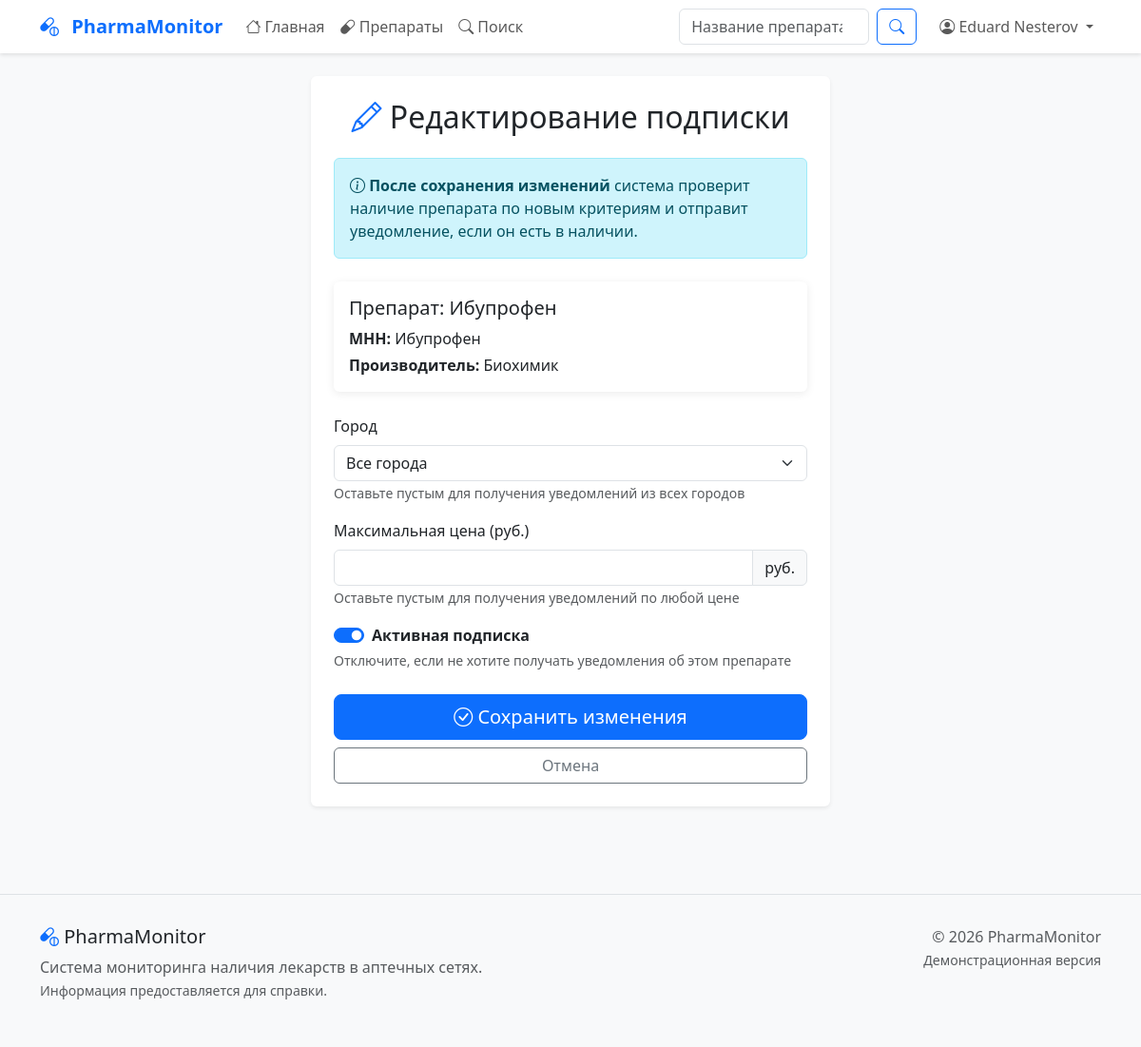
Page /drugs/subscriptions/19/edit/ (signed in) on the committed database.
### drugs/models.py (models this page shows, shortened)
class CustomUser(AbstractBaseUser, PermissionsMixin):
    email = models.EmailField("Электронная почта", unique=True)
    username = models.CharField("Имя пользователя", max_length=150, unique=True, blank=True, null=True)
    first_name = models.CharField("Имя", max_length=150, blank=True)
    last_name = models.CharField("Фамилия", max_length=150, blank=True)
    is_staff = models.BooleanField("Сотрудник", default=False)
    is_active = models.BooleanField("Активен", default=True)
    date_joined = models.DateTimeField("Дата регистрации", auto_now_add=True)
    email_notifications = models.BooleanField("Email уведомления", default=True)
    objects = CustomUserManager()
    USERNAME_FIELD = 'email'
    REQUIRED_FIELDS = ['username']  # Важно: добавьте username сюда
    class Meta:
        verbose_name = "Пользователь"
        verbose_name_plural = "Пользователи"
        db_table = 'custom_user'  # Явно указываем имя таблицы
    def get_full_name(self):
        full_name = f"{self.first_name} {self.last_name}".strip()
        return full_name if full_name else self.email

class UserSubscription(models.Model):
    user = models.ForeignKey(settings.AUTH_USER_MODEL, on_delete=models.CASCADE, verbose_name="Пользователь")
    drug = models.ForeignKey(Drug, on_delete=models.CASCADE, verbose_name="Препарат")
    city = models.CharField("Город", max_length=100, blank=True, null=True)
    max_price = models.DecimalField("Максимальная цена", max_digits=10, decimal_places=2, blank=True, null=True)
    is_active = models.BooleanField("Активна", default=True)
    created_at = models.DateTimeField("Дата создания", auto_now_add=True)
    class Meta:
        verbose_name = "Подписка пользователя"
        verbose_name_plural = "Подписки пользователей"
        unique_together = ['user', 'drug', 'city']

class Drug(models.Model):
    mnn = models.CharField("МНН (Международное название)", max_length=255)
    trade_name = models.CharField("Торговое название", max_length=255)
    form = models.CharField("Форма выпуска", max_length=100)
    dosage = models.CharField("Дозировка", max_length=100)
    manufacturer = models.CharField("Производитель", max_length=255)
    atx_code = models.CharField("АТХ код", max_length=20, blank=True, null=True)
    description = models.TextField("Описание", blank=True, null=True)
    created_at = models.DateTimeField("Дата добавления", auto_now_add=True)
    updated_at = models.DateTimeField("Дата обновления", auto_now=True)
    class Meta:
        verbose_name = "Препарат"
        verbose_name_plural = "Препараты"
        ordering = ['trade_name']

### drugs/views.py (the view)
# urls.py: path('subscriptions/<int:subscription_id>/edit/', views.edit_subscription, name='edit_subscription'),
@login_required
def edit_subscription(request, subscription_id):
    subscription = get_object_or_404(UserSubscription, id=subscription_id, user=request.user)
    old_city = subscription.city
    old_max_price = subscription.max_price
    if request.method == 'POST':
        form = SubscriptionEditForm(request.POST, instance=subscription)
        if form.is_valid():
            form.save()
            subscription.refresh_from_db()
            filters_changed = (old_city != subscription.city) or (old_max_price != subscription.max_price)
            if filters_changed or subscription.is_active:
                send_immediate_notification(subscription)
            messages.success(request, 'Подписка обновлена.')
            return redirect('drugs:my_subscriptions')
    else:
        form = SubscriptionEditForm(instance=subscription)
    return render(request, 'drugs/edit_subscription.html', {
        'form': form,
        'subscription': subscription,
    })

### drugs/forms.py (shortened to what this page needs)
class SubscriptionEditForm(forms.ModelForm):
    class Meta:
        model = UserSubscription
        fields = ['city', 'max_price', 'is_active']
        widgets = {
            'city': forms.Select(attrs={'class': 'form-select'}),
            'max_price': forms.NumberInput(attrs={
                'class': 'form-control',
                'min': '0',
                'step': '1'  # Шаг 1 рубль
            }),
            'is_active': forms.CheckboxInput(attrs={'class': 'form-check-input'}),
        }
        labels = {
            'city': 'Город',
            'max_price': 'Максимальная цена (руб.)',
            'is_active': 'Активна',
        }
    def __init__(self, *args, **kwargs):
        super().__init__(*args, **kwargs)
        cities = Pharmacy.objects.values_list('city', flat=True).distinct().order_by('city')
        city_choices = [('', 'Все города')] + [(city, city) for city in cities if city]
        self.fields['city'].widget.choices = city_choices
        self.fields['max_price'].widget.attrs['step'] = '1'

### drugs/templates/drugs/edit_subscription.html (shortened to what this page needs)
{% extends 'base.html' %}
{% block content %}
<div class="row justify-content-center">
    <div class="col-md-8 col-lg-6">
        <div class="card shadow-sm">
            <div class="card-body p-4">
                <h2 class="card-title text-center mb-4">
                    <i class="bi bi-pencil text-primary"></i> Редактирование подписки
                </h2>
                <div class="alert alert-info mb-4">
                    <i class="bi bi-info-circle"></i>
                    <strong>После сохранения изменений</strong> система проверит наличие препарата
                    по новым критериям и отправит уведомление, если он есть в наличии.
                </div>
                <div class="card mb-4">
                    <div class="card-body">
                        <h5 class="card-title">Препарат: {{ subscription.drug.trade_name }}</h5>
                        <p class="mb-1"><strong>МНН:</strong> {{ subscription.drug.mnn }}</p>
                        <p class="mb-0"><strong>Производитель:</strong> {{ subscription.drug.manufacturer }}</p>
                    </div>
                </div>
                <form method="post">
                    <div class="mb-3">
                        <label for="id_city" class="form-label">Город</label>
                        {{ form.city }}
                        <small class="text-muted">Оставьте пустым для получения уведомлений из всех городов</small>
                    </div>
                    <div class="mb-3">
                        <label for="id_max_price" class="form-label">Максимальная цена (руб.)</label>
                        <div class="input-group">
                            {{ form.max_price }}
                            <span class="input-group-text">руб.</span>
                        </div>
                        <small class="text-muted">Оставьте пустым для получения уведомлений по любой цене</small>
                    </div>
                    <div class="mb-4">
                        <div class="form-check form-switch">
                            {{ form.is_active }}
                            <label class="form-check-label" for="id_is_active">
                                <strong>Активная подписка</strong>
                            </label>
                        </div>
                        <small class="text-muted">
                            Отключите, если не хотите получать уведомления об этом препарате
                        </small>
                    </div>
                    <div class="d-grid gap-2">
                        <button type="submit" class="btn btn-primary btn-lg">
                            <i class="bi bi-check-circle"></i> Сохранить изменения
                        </button>
                        <a href="{% url 'drugs:my_subscriptions' %}" class="btn btn-outline-secondary">
                            Отмена
                        </a>
                    </div>
                </form>
            </div>
        </div>
    </div>
</div>
{% endblock %}

### templates/base.html (shortened to what this page needs)
<!DOCTYPE html>
<html lang="ru">
<head>
    <link href="https://cdn.jsdelivr.net/npm/bootstrap@5.3.0/dist/css/bootstrap.min.css" rel="stylesheet">
    <link rel="stylesheet" href="https://cdn.jsdelivr.net/npm/bootstrap-icons@1.10.0/font/bootstrap-icons.css">
</head>
<body>
    <nav class="navbar navbar-expand-lg navbar-light bg-white navbar-shadow">
        <div class="container">
            <a class="navbar-brand text-primary" href="{% url 'home' %}">
                <i class="bi bi-capsule-pill me-2"></i>
                <strong>PharmaMonitor</strong>
            </a>
            <div class="collapse navbar-collapse" id="navbarNav">
                <ul class="navbar-nav me-auto">
                    <li class="nav-item">
                        <a class="nav-link" href="{% url 'home' %}">
                            <i class="bi bi-house"></i> Главная
                        </a>
                    </li>
                    <li class="nav-item">
                        <a class="nav-link" href="{% url 'drugs:drug_list' %}">
                            <i class="bi bi-capsule"></i> Препараты
                        </a>
                    </li>
                    <li class="nav-item">
                        <a class="nav-link" href="{% url 'drugs:drug_search' %}">
                            <i class="bi bi-search"></i> Поиск
                        </a>
                    </li>
                </ul>
                <form class="d-flex me-3" method="get" action="{% url 'drugs:drug_search' %}">
                    <input class="form-control me-2" type="search" name="q"
                           placeholder="Название препарата..." style="width: 200px;">
                    <button class="btn btn-outline-primary" type="submit">
                        <i class="bi bi-search"></i>
                    </button>
                </form>
                <ul class="navbar-nav">
                    {% if user.is_authenticated %}
                        <li class="nav-item dropdown">
                            <a class="nav-link dropdown-toggle" href="#" id="userDropdown" role="button" data-bs-toggle="dropdown">
                                <i class="bi bi-person-circle"></i> {{ user.get_full_name|default:user.email }}
                            </a>
                        </li>
                    {% endif %}
                </ul>
            </div>
        </div>
    </nav>
    <main class="container py-4">
        {% block content %}{% endblock %}
    </main>
    <footer class="mt-5">
        <div class="container">
            <div class="row">
                <div class="col-md-6">
                    <h5><i class="bi bi-capsule-pill text-primary"></i> PharmaMonitor</h5>
                    <p class="text-muted">
                        Система мониторинга наличия лекарств в аптечных сетях.<br>
                        <small>Информация предоставляется для справки.</small>
                    </p>
                </div>
                <div class="col-md-6 text-md-end">
                    <p class="mb-0 text-muted">
                        &copy; {% now "Y" %} PharmaMonitor<br>
                        <small>Демонстрационная версия</small>
                    </p>
                </div>
            </div>
        </div>
    </footer>
</body>
</html>

### templates/base.html (style rules this page uses)
body { font-family: 'Segoe UI', system-ui, -apple-system, sans-serif; background-color: #f8f9fa; }
.navbar-brand { font-weight: 600; }
.card { border: none; box-shadow: 0 2px 10px rgba(0,0,0,0.08); transition: transform 0.2s; margin-bottom: 20px; }
footer { margin-top: 3rem; padding: 2rem 0; background-color: #f8f9fa; border-top: 1px solid #dee2e6; }
.navbar { box-shadow: 0 2px 4px rgba(0,0,0,0.1); }

### rows in the picture
CustomUser: get_full_name "Eduard Nesterov"
UserSubscription: drug.trade_name "Ибупрофен", drug.mnn "Ибупрофен", drug.manufacturer "Биохимик", city "Все города", is_active "☑"
